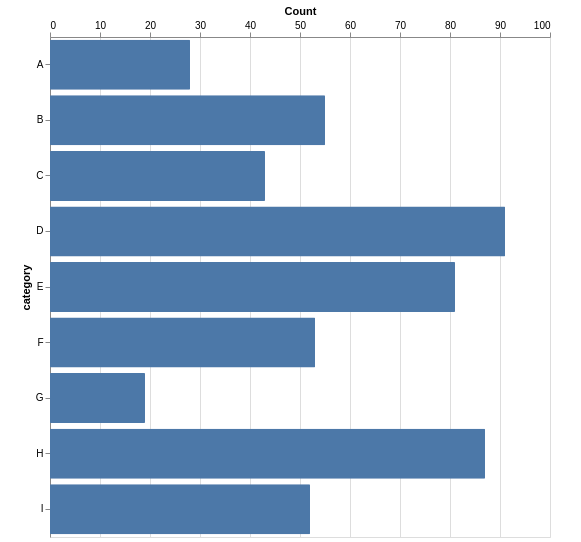

Describe this chart as a Vega-Lite specification.
### Vega-Lite specification from a JSON file in a GitHub repository (floating-point values rounded to 4 significant figures)
{"$schema": "https://vega.github.io/schema/vega-lite/v5.json", "data": {"values": [{"a": "A", "b": 28}, {"a": "B", "b": 55}, {"a": "C", "b": 43}, {"a": "D", "b": 91}, {"a": "E", "b": 81}, {"a": "F", "b": 53}, {"a": "G", "b": 19}, {"a": "H", "b": 87}, {"a": "I", "b": 52}]}, "padding": {"left": 20, "top": 5, "right": 30, "bottom": 5}, "width": 500, "height": 500, "resolve": {"scale": {"color": "independent"}}, "background": "#ffffff", "layer": [{"mark": {"type": "bar", "cornerRadius": 1, "tooltip": true, "binSpacing": 1}, "encoding": {"y": {"field": "a", "type": "ordinal", "axis": {"title": "category", "orient": "left"}}, "x": {"type": "quantitative", "field": "b", "axis": {"title": "Count", "orient": "top"}}, "opacity": {"value": 1}, "color": {}}}]}
